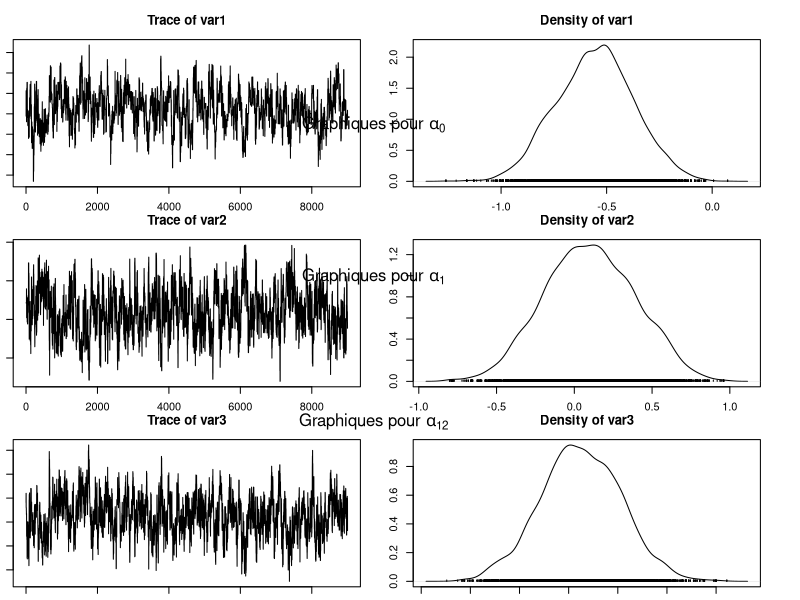
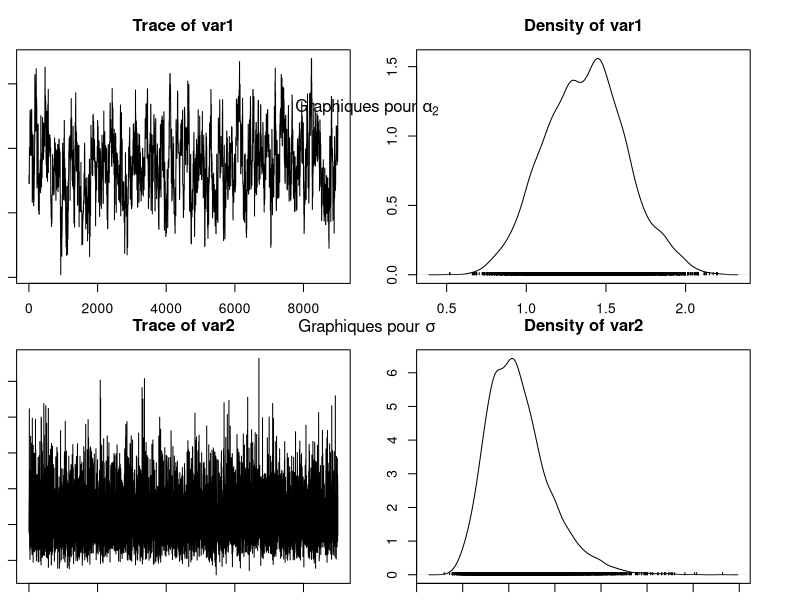
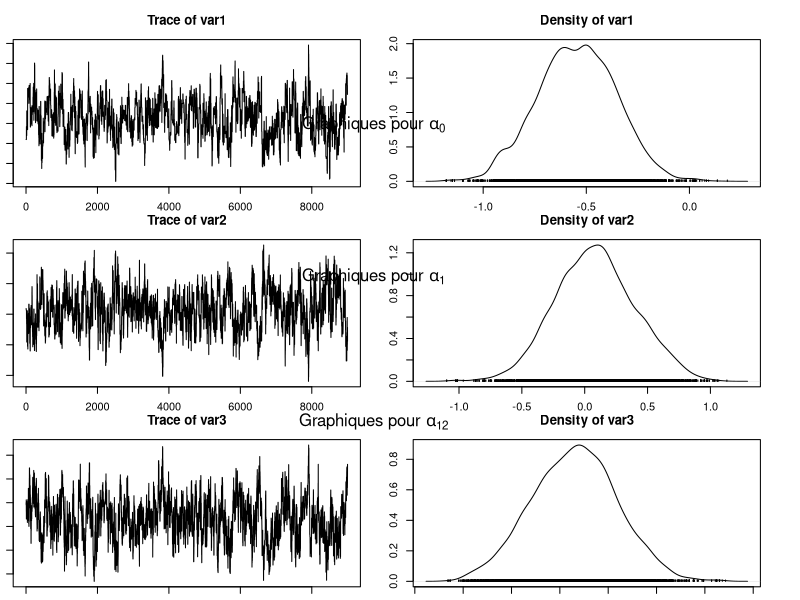
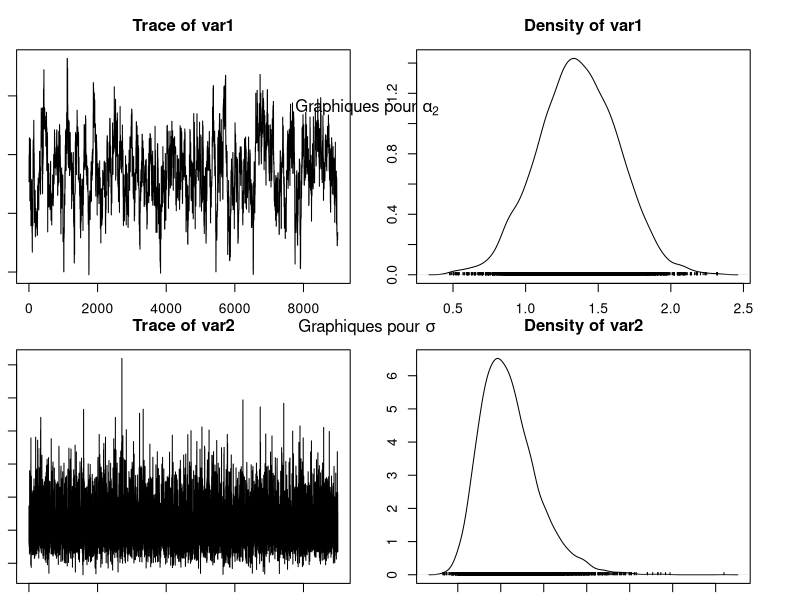
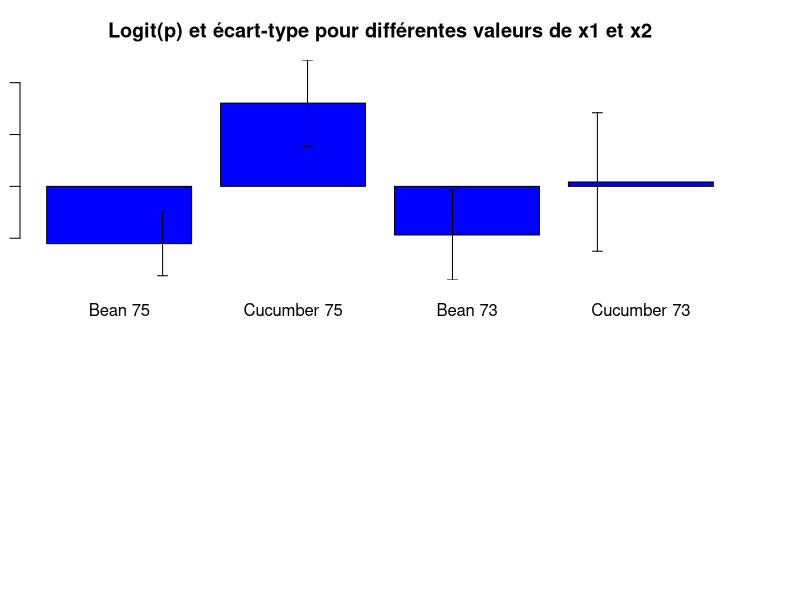

R code for these plots, in order:
## ---- chunk 1
# Notations changées par rapport au fichier seeds.data pour être en accord avec 
# la consigne donnée
"N" <- 21 
"r" <- c(10, 23, 23, 26, 17, 5, 53, 55, 32, 46, 10, 8, 10, 8, 23, 0, 3, 22, 15, 32, 3)
"n" <- c(39, 62, 81, 51, 39, 6, 74, 72, 51, 79, 13, 16, 30, 28, 45, 4, 12, 41, 30, 51, 7)
"x1" <- c(0, 0, 0, 0, 0, 0, 0, 0, 0, 0, 0, 1, 1, 1, 1, 1, 1, 1, 1, 1, 1)
"x2" <- c(0, 0, 0, 0, 0, 1, 1, 1, 1, 1, 1, 0, 0, 0, 0, 0, 1, 1, 1, 1, 1)

alpha0 <- 0
alpha1 <- 0
alpha2 <- 0
alpha12 <- 0
tau <- 10
b <- c(0, 0, 0, 0, 0, 0, 0, 0, 0, 0, 0, 0, 0, 0, 0, 0, 0, 0, 0, 0, 0)

seeds = function(nchain, N, r, n, x1, x2, alpha0, alpha1, alpha2, alpha12, tau, b, prop_sd){
  
  # Initialisation
  res = matrix(NA, nchain + 1, 5)
  res[1, ] = c(alpha0, alpha1, alpha12, alpha2, 1/sqrt(tau)) # le dernier terme vaut sigma

  p = plogis(alpha0 + alpha1 * x1 + alpha2 * x2 + alpha12 * x1 * x2 + b)
  
  res_b = matrix(NA, nchain + 1, N)
  res_b[1, ] = b
  
  acc_rates = rep(0, 4) # pour les 4 alpha
  
  for (i in 1:nchain){
    
    # Mise à jour de alpha0
    alpha0 = res[i, 1]
    prop = rnorm(1, alpha0, prop_sd[1]) # marche aléatoire simple
    prop_p = plogis(prop + alpha1 * x1 + alpha2 * x2 + alpha12 * x1 * x2 + b)
    
    top = - ((prop^2) / (2 * 1e6)) + sum(r * log(prop_p)) + sum((n-r) * log(1 - prop_p))
    bottom = - ((alpha0^2) / (2 * 1e6)) + sum(r * log(p)) + sum((n-r) * log(1 - p))
    acc_prob = exp(top - bottom) # Ratio des noyaux vaut 1 (symétrie du noyau)
    
    if (runif(1) < min(1, acc_prob)){
      alpha0 = prop
      p = prop_p
      acc_rates[1] = acc_rates[1] + 1
    }
    
    # Mise à jour de alpha1
    alpha1 = res[i, 2]
    prop = rnorm(1, alpha1, prop_sd[2]) # marche aléatoire simple
    prop_p = plogis(alpha0 + prop * x1 + alpha2 * x2 + alpha12 * x1 * x2 + b)
    
    top = - ((prop^2) / (2 * 1e6)) + sum(r * log(prop_p)) + sum((n-r) * log(1 - prop_p))
    bottom = - ((alpha1^2) / (2 * 1e6)) + sum(r * log(p)) + sum((n-r) * log(1 - p))
    acc_prob = exp(top - bottom) # Ratio des noyaux vaut 1 (symétrie du noyau)
    
    if (runif(1) < min(1, acc_prob)){
      alpha1 = prop
      p = prop_p
      acc_rates[2] = acc_rates[2] + 1
    }

    # Mise à jour de alpha12
    alpha12 = res[i, 3]
    prop = rnorm(1, alpha12, prop_sd[3]) # marche aléatoire simple
    prop_p = plogis(alpha0 + alpha1 * x1 + alpha2 * x2 + prop * x1 * x2 + b)
    
    top = - ((prop^2) / (2 * 1e6)) + sum(r * log(prop_p)) + sum((n-r) * log(1 - prop_p))
    bottom = - ((alpha12^2) / (2 * 1e6)) + sum(r * log(p)) + sum((n-r) * log(1 - p))
    acc_prob = exp(top - bottom) # Ratio des noyaux vaut 1 (symétrie du noyau)
    
    if (runif(1) < min(1, acc_prob)){
      alpha12 = prop
      p = prop_p
      acc_rates[3] = acc_rates[3] + 1
    }
    
    # Mise à jour de alpha2
    alpha2 = res[i, 4]
    prop = rnorm(1, alpha2, prop_sd[4]) # marche aléatoire simple
    prop_p = plogis(alpha0 + alpha1 * x1 + prop * x2 + alpha12 * x1 * x2 + b)
    
    top = - ((prop^2) / (2 * 1e6)) + sum(r * log(prop_p)) + sum((n-r) * log(1 - prop_p))
    bottom = - ((alpha2^2) / (2 * 1e6)) + sum(r * log(p)) + sum((n-r) * log(1 - p))
    acc_prob = exp(top - bottom) # Ratio des noyaux vaut 1 (symétrie du noyau)
    
    if (runif(1) < min(1, acc_prob)){
      alpha2 = prop
      p = prop_p
      acc_rates[4] = acc_rates[4] + 1
    }
    
    # Mise à jour de tau
    tau = rgamma(1, shape = 10e-3 + N / 2, scale = 1e-3 + 0.5 * sum(b^2))

    # Mise à jour de b
    for (j in 1:N){
      prop = rnorm(1, b[j], prop_sd[5])
      prop_p_j = plogis(alpha0 + alpha1 * x1[j] + alpha2 * x2[j] + alpha12 * x1[j] * x2[j] + prop)
      
      top = - (prop^2 * tau / 2) + r[j] * log(prop_p_j) + (n[j] - r[j]) * log(1 - prop_p_j)
      bottom = - (b[j]^2 * tau / 2) + r[j] * log(p[j]) + (n[j] - r[j]) * log(1 - p[j])
      acc_prob = exp(top - bottom)
      
      if (runif(1) < min(1, acc_prob)){
        b[j] = prop
        p[j] = prop_p_j
      }
    }
    
    # Mise à jour de la chaine de Markov et de b
    res[i+1, ] = c(alpha0, alpha1, alpha12, alpha2, 1/sqrt(tau))
    res_b[i+1, ] = b
  }
  
  my_list <- list("chain" = res, "b_chain" = res_b, "acc_rates" = acc_rates)
  return(my_list)
}

resultat = seeds(1e4, N, r, n, x1, x2, alpha0, alpha1, alpha2, alpha12, tau, b, prop_sd = c(0.3, 0.3, 0.3, 0.3, 0.3)) # prop_sd choisi pour avoir une allure de chaîne cohérente

resultat_chain = resultat$chain[1001:nrow(resultat$chain), ] # on enlève les 1000 premiers (burnin)

moychain = colMeans(resultat_chain) # moyenne
sdchain = apply(resultat_chain, 2, sd) # écart type


library(coda)
par(ask = FALSE, mfrow = c(3, 1), mar = c(1, 1, 3, 3)) # Configure la disposition des graphiques 

# Tracer les 3 premiers graphiques des chaînes de Markov
plot(mcmc(resultat_chain[,1:3]))

mtext(expression("Graphiques pour " * alpha[0]), side = 3, line = 23)
mtext(expression("Graphiques pour " * alpha[1]), side = 3, line = 11.5)
mtext(expression("Graphiques pour " * alpha[12]), side = 3, line = 0.5)

par(mfrow = c(2, 1)) # Configure la disposition des graphiques 

# Tracer les 2 derniers graphiques des chaînes de Markov
plot(mcmc(resultat_chain)[,4:5])

mtext(expression("Graphiques pour " * alpha[2]), side = 3, line = 12)
mtext(expression("Graphiques pour " * sigma), side = 3, line = 1)
## ---- chunk 2
# Notations changées par rapport au fichier seeds.data pour être en accord avec 
# la consigne donnée
"N" <- 21 
"r" <- c(10, 23, 23, 26, 17, 5, 53, 55, 32, 46, 10, 8, 10, 8, 23, 0, 3, 22, 15, 32, 3)
"n" <- c(39, 62, 81, 51, 39, 6, 74, 72, 51, 79, 13, 16, 30, 28, 45, 4, 12, 41, 30, 51, 7)
"x1" <- c(0, 0, 0, 0, 0, 0, 0, 0, 0, 0, 0, 1, 1, 1, 1, 1, 1, 1, 1, 1, 1)
"x2" <- c(0, 0, 0, 0, 0, 1, 1, 1, 1, 1, 1, 0, 0, 0, 0, 0, 1, 1, 1, 1, 1)

alpha0 <- 0
alpha1 <- 0
alpha2 <- 0
alpha12 <- 0
tau <- 10
b <- c(0, 0, 0, 0, 0, 0, 0, 0, 0, 0, 0, 0, 0, 0, 0, 0, 0, 0, 0, 0, 0)

seeds = function(nchain, N, r, n, x1, x2, alpha0, alpha1, alpha2, alpha12, tau, b, prop_sd){
  
  # Initialisation
  res = matrix(NA, nchain + 1, 5)
  res[1, ] = c(alpha0, alpha1, alpha12, alpha2, 1/sqrt(tau)) # le dernier terme vaut sigma

  p = plogis(alpha0 + alpha1 * x1 + alpha2 * x2 + alpha12 * x1 * x2 + b)
  
  res_b = matrix(NA, nchain + 1, N)
  res_b[1, ] = b
  
  acc_rates = rep(0, 4) # pour les 4 alpha
  
  for (i in 1:nchain){
    
    # Mise à jour de alpha0
    alpha0 = res[i, 1]
    prop = rnorm(1, alpha0, prop_sd[1]) # marche aléatoire simple
    prop_p = plogis(prop + alpha1 * x1 + alpha2 * x2 + alpha12 * x1 * x2 + b)
    
    top = - ((prop^2) / (2 * 1e6)) + sum(r * log(prop_p)) + sum((n-r) * log(1 - prop_p))
    bottom = - ((alpha0^2) / (2 * 1e6)) + sum(r * log(p)) + sum((n-r) * log(1 - p))
    acc_prob = exp(top - bottom) # Ratio des noyaux vaut 1 (symétrie du noyau)
    
    if (runif(1) < min(1, acc_prob)){
      alpha0 = prop
      p = prop_p
      acc_rates[1] = acc_rates[1] + 1
    }
    
    # Mise à jour de alpha1
    alpha1 = res[i, 2]
    prop = rnorm(1, alpha1, prop_sd[2]) # marche aléatoire simple
    prop_p = plogis(alpha0 + prop * x1 + alpha2 * x2 + alpha12 * x1 * x2 + b)
    
    top = - ((prop^2) / (2 * 1e6)) + sum(r * log(prop_p)) + sum((n-r) * log(1 - prop_p))
    bottom = - ((alpha1^2) / (2 * 1e6)) + sum(r * log(p)) + sum((n-r) * log(1 - p))
    acc_prob = exp(top - bottom) # Ratio des noyaux vaut 1 (symétrie du noyau)
    
    if (runif(1) < min(1, acc_prob)){
      alpha1 = prop
      p = prop_p
      acc_rates[2] = acc_rates[2] + 1
    }

    # Mise à jour de alpha12
    alpha12 = res[i, 3]
    prop = rnorm(1, alpha12, prop_sd[3]) # marche aléatoire simple
    prop_p = plogis(alpha0 + alpha1 * x1 + alpha2 * x2 + prop * x1 * x2 + b)
    
    top = - ((prop^2) / (2 * 1e6)) + sum(r * log(prop_p)) + sum((n-r) * log(1 - prop_p))
    bottom = - ((alpha12^2) / (2 * 1e6)) + sum(r * log(p)) + sum((n-r) * log(1 - p))
    acc_prob = exp(top - bottom) # Ratio des noyaux vaut 1 (symétrie du noyau)
    
    if (runif(1) < min(1, acc_prob)){
      alpha12 = prop
      p = prop_p
      acc_rates[3] = acc_rates[3] + 1
    }
    
    # Mise à jour de alpha2
    alpha2 = res[i, 4]
    prop = rnorm(1, alpha2, prop_sd[4]) # marche aléatoire simple
    prop_p = plogis(alpha0 + alpha1 * x1 + prop * x2 + alpha12 * x1 * x2 + b)
    
    top = - ((prop^2) / (2 * 1e6)) + sum(r * log(prop_p)) + sum((n-r) * log(1 - prop_p))
    bottom = - ((alpha2^2) / (2 * 1e6)) + sum(r * log(p)) + sum((n-r) * log(1 - p))
    acc_prob = exp(top - bottom) # Ratio des noyaux vaut 1 (symétrie du noyau)
    
    if (runif(1) < min(1, acc_prob)){
      alpha2 = prop
      p = prop_p
      acc_rates[4] = acc_rates[4] + 1
    }
    
    # Mise à jour de tau
    tau = rgamma(1, shape = 10e-3 + N / 2, scale = 1e-3 + 0.5 * sum(b^2))

    # Mise à jour de b
    for (j in 1:N){
      prop = rnorm(1, b[j], prop_sd[5])
      prop_p_j = plogis(alpha0 + alpha1 * x1[j] + alpha2 * x2[j] + alpha12 * x1[j] * x2[j] + prop)
      
      top = - (prop^2 * tau / 2) + r[j] * log(prop_p_j) + (n[j] - r[j]) * log(1 - prop_p_j)
      bottom = - (b[j]^2 * tau / 2) + r[j] * log(p[j]) + (n[j] - r[j]) * log(1 - p[j])
      acc_prob = exp(top - bottom)
      
      if (runif(1) < min(1, acc_prob)){
        b[j] = prop
        p[j] = prop_p_j
      }
    }
    
    # Mise à jour de la chaine de Markov et de b
    res[i+1, ] = c(alpha0, alpha1, alpha12, alpha2, 1/sqrt(tau))
    res_b[i+1, ] = b
  }
  
  my_list <- list("chain" = res, "b_chain" = res_b, "acc_rates" = acc_rates)
  return(my_list)
}

resultat = seeds(1e4, N, r, n, x1, x2, alpha0, alpha1, alpha2, alpha12, tau, b, prop_sd = c(0.3, 0.3, 0.3, 0.3, 0.3)) # prop_sd choisi pour avoir une allure de chaîne cohérente

resultat_chain = resultat$chain[1001:nrow(resultat$chain), ] # on enlève les 1000 premiers (burnin)

moychain = colMeans(resultat_chain) # moyenne
sdchain = apply(resultat_chain, 2, sd) # écart type


library(coda)
par(ask = FALSE, mfrow = c(3, 1), mar = c(1, 1, 3, 3)) # Configure la disposition des graphiques 

# Tracer les 3 premiers graphiques des chaînes de Markov
plot(mcmc(resultat_chain[,1:3]))

mtext(expression("Graphiques pour " * alpha[0]), side = 3, line = 23)
mtext(expression("Graphiques pour " * alpha[1]), side = 3, line = 11.5)
mtext(expression("Graphiques pour " * alpha[12]), side = 3, line = 0.5)

par(mfrow = c(2, 1)) # Configure la disposition des graphiques 

# Tracer les 2 derniers graphiques des chaînes de Markov
plot(mcmc(resultat_chain)[,4:5])

mtext(expression("Graphiques pour " * alpha[2]), side = 3, line = 12)
mtext(expression("Graphiques pour " * sigma), side = 3, line = 1)
## ---- chunk 3
# Données
noms <- c('Bean 75', 'Cucumber 75', 'Bean 73', 'Cucumber 73')
logit_p <- c(-0.5517254, 0.8027722, -0.4682697, 0.04229868)
ecart_type <- c(0.309775, 0.4157986, 0.4345104, 0.6678286)

# Création du graphique
barplot_height <- logit_p
barplot_errors <- ecart_type

# Création du graphique à barres avec barres d'erreur
barplot(barplot_height, names.arg=noms, ylim=c(min(logit_p - barplot_errors), max(logit_p + barplot_errors)),
        main='Logit(p) et écart-type pour différentes valeurs de x1 et x2',
        xlab='Nom', ylab='Logit(p)', col='blue', beside=TRUE)
arrows(x0=1:4, y0=logit_p - barplot_errors, y1=logit_p + barplot_errors, angle=90, code=3, length=0.05)

